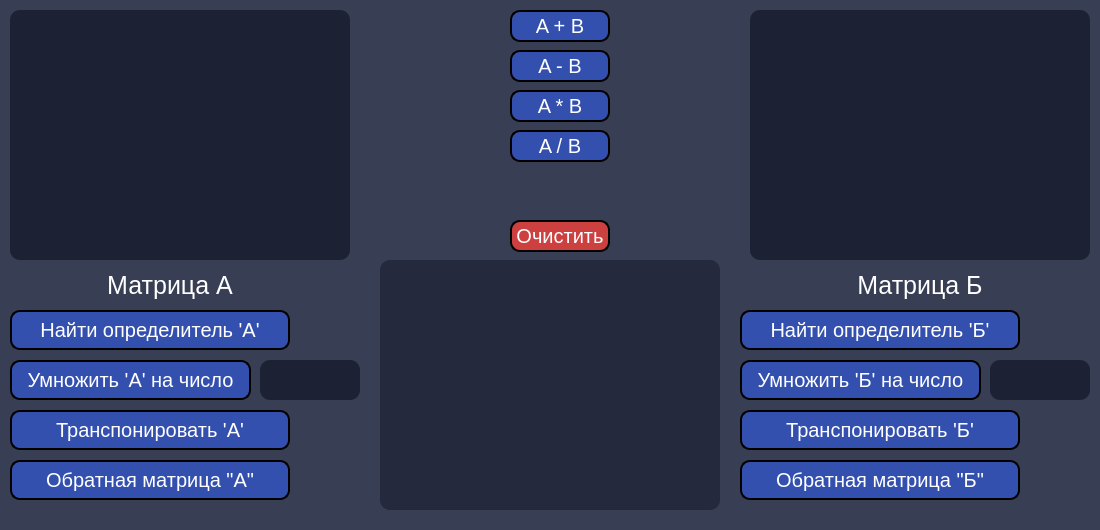
<?xml version="1.0" encoding="UTF-8"?>
<ui version="4.0">
 <class>MainWindow</class>
 <widget class="QMainWindow" name="MainWindow">
  <property name="enabled">
   <bool>true</bool>
  </property>
  <property name="geometry">
   <rect>
    <x>0</x>
    <y>0</y>
    <width>1100</width>
    <height>530</height>
   </rect>
  </property>
  <property name="minimumSize">
   <size>
    <width>1000</width>
    <height>0</height>
   </size>
  </property>
  <property name="font">
   <font>
    <family>Nunito Sans</family>
   </font>
  </property>
  <property name="mouseTracking">
   <bool>false</bool>
  </property>
  <property name="windowTitle">
   <string>Калькулятор Матриц</string>
  </property>
  <property name="windowOpacity">
   <double>1.000000000000000</double>
  </property>
  <property name="styleSheet">
   <string notr="true">background-color: rgb(56, 62, 84);
</string>
  </property>
  <widget class="QWidget" name="centralwidget">
   <widget class="QPlainTextEdit" name="input2">
    <property name="geometry">
     <rect>
      <x>750</x>
      <y>10</y>
      <width>340</width>
      <height>250</height>
     </rect>
    </property>
    <property name="styleSheet">
     <string notr="true">background-color: rgb(28, 33, 52);
	border-radius: 10px;
	font-size: 20px;
	padding: 5px;
	color: #f3f3f3;

</string>
    </property>
    <property name="plainText">
     <string/>
    </property>
    <property name="overwriteMode">
     <bool>false</bool>
    </property>
    <property name="backgroundVisible">
     <bool>false</bool>
    </property>
    <property name="placeholderText">
     <string>Введите матрицу</string>
    </property>
   </widget>
   <widget class="QPlainTextEdit" name="input1">
    <property name="geometry">
     <rect>
      <x>10</x>
      <y>10</y>
      <width>340</width>
      <height>250</height>
     </rect>
    </property>
    <property name="styleSheet">
     <string notr="true">	background-color: rgb(28, 33, 52);
	border-radius: 10px;
	font-size: 20px;
	padding: 5px;
	color: #f3f3f3;</string>
    </property>
    <property name="plainText">
     <string/>
    </property>
    <property name="centerOnScroll">
     <bool>false</bool>
    </property>
    <property name="placeholderText">
     <string>Введите матрицу</string>
    </property>
   </widget>
   <widget class="QPlainTextEdit" name="result">
    <property name="enabled">
     <bool>true</bool>
    </property>
    <property name="geometry">
     <rect>
      <x>380</x>
      <y>260</y>
      <width>340</width>
      <height>250</height>
     </rect>
    </property>
    <property name="styleSheet">
     <string notr="true">	background-color: rgb(36, 41, 61);
	border-radius: 10px;
	font-size: 20px;
	padding: 5px;
	color: #f3f3f3;</string>
    </property>
    <property name="verticalScrollBarPolicy">
     <enum>Qt::ScrollBarAsNeeded</enum>
    </property>
    <property name="readOnly">
     <bool>true</bool>
    </property>
    <property name="plainText">
     <string/>
    </property>
    <property name="cursorWidth">
     <number>1</number>
    </property>
    <property name="backgroundVisible">
     <bool>false</bool>
    </property>
    <property name="centerOnScroll">
     <bool>false</bool>
    </property>
    <property name="placeholderText">
     <string>Результат</string>
    </property>
   </widget>
   <widget class="QPushButton" name="AdditionBtn">
    <property name="geometry">
     <rect>
      <x>510</x>
      <y>10</y>
      <width>100</width>
      <height>32</height>
     </rect>
    </property>
    <property name="styleSheet">
     <string notr="true">QPushButton {
	background-color: rgb(52, 80, 175);
	color: white;
	border-radius: 10px;
	font-size: 20px;
	font-family: &quot;Nunito Sans&quot;, sans-serif;
	border: 2px solid;
}

QPushButton:hover {
	background-color: rgb(26, 44, 105);
	color: white;
	border: 2px solid;
}</string>
    </property>
    <property name="text">
     <string>A + B</string>
    </property>
   </widget>
   <widget class="QPushButton" name="SubtractionBtn">
    <property name="geometry">
     <rect>
      <x>510</x>
      <y>50</y>
      <width>100</width>
      <height>32</height>
     </rect>
    </property>
    <property name="styleSheet">
     <string notr="true">QPushButton {
	background-color: rgb(52, 80, 175);
	color: white;
	border-radius: 10px;
	font-size: 20px;
	font-family: &quot;Nunito Sans&quot;, sans-serif;
	border: 2px solid;
}

QPushButton:hover{
	background-color: rgb(26, 44, 105);
	color: white;
	border: 2px solid;
}</string>
    </property>
    <property name="text">
     <string>A - B</string>
    </property>
   </widget>
   <widget class="QPushButton" name="MultiplyBtn">
    <property name="geometry">
     <rect>
      <x>510</x>
      <y>90</y>
      <width>100</width>
      <height>32</height>
     </rect>
    </property>
    <property name="styleSheet">
     <string notr="true">QPushButton {
	background-color: rgb(52, 80, 175);
	color: white;
	border-radius: 10px;
	font-size: 20px;
	font-family: &quot;Nunito Sans&quot;, sans-serif;
	border: 2px solid;
}

QPushButton:hover{
	background-color: rgb(26, 44, 105);
	color: white;
	border: 2px solid;
}</string>
    </property>
    <property name="text">
     <string>A * B</string>
    </property>
   </widget>
   <widget class="QPushButton" name="DivideBtn">
    <property name="geometry">
     <rect>
      <x>510</x>
      <y>130</y>
      <width>100</width>
      <height>32</height>
     </rect>
    </property>
    <property name="styleSheet">
     <string notr="true">QPushButton {
	background-color: rgb(52, 80, 175);
	color: white;
	border-radius: 10px;
	font-size: 20px;
	font-family: &quot;Nunito Sans&quot;, sans-serif;
	border: 2px solid;
}

QPushButton:hover{
	background-color: rgb(26, 44, 105);
	color: white;
	border: 2px solid;
}</string>
    </property>
    <property name="text">
     <string>A / B</string>
    </property>
   </widget>
   <widget class="QPushButton" name="DeterminantBnt">
    <property name="geometry">
     <rect>
      <x>10</x>
      <y>310</y>
      <width>280</width>
      <height>40</height>
     </rect>
    </property>
    <property name="styleSheet">
     <string notr="true">QPushButton {
	background-color: rgb(52, 80, 175);
	color: white;
	border-radius: 10px;
	font-size: 20px;
	font-family: &quot;Nunito Sans&quot;, sans-serif;
	border: 2px solid;
}

QPushButton:hover{
	background-color: rgb(26, 44, 105);
	color: white;
	border: 2px solid;
}</string>
    </property>
    <property name="text">
     <string>Найти определитель 'А'</string>
    </property>
   </widget>
   <widget class="QPushButton" name="DeterminantBnt2">
    <property name="geometry">
     <rect>
      <x>740</x>
      <y>310</y>
      <width>280</width>
      <height>40</height>
     </rect>
    </property>
    <property name="styleSheet">
     <string notr="true">QPushButton {
	background-color: rgb(52, 80, 175);
	color: white;
	border-radius: 10px;
	font-size: 20px;
	font-family: &quot;Nunito Sans&quot;, sans-serif;
	border: 2px solid;
}

QPushButton:hover{
	background-color: rgb(26, 44, 105);
	color: white;
	border: 2px solid;
}</string>
    </property>
    <property name="text">
     <string>Найти определитель 'Б'</string>
    </property>
   </widget>
   <widget class="QLabel" name="label">
    <property name="geometry">
     <rect>
      <x>-30</x>
      <y>260</y>
      <width>400</width>
      <height>50</height>
     </rect>
    </property>
    <property name="styleSheet">
     <string notr="true">font-size: 25px;
font-family: 'Nunito Sans', serif;
	color: white;

</string>
    </property>
    <property name="text">
     <string>Матрица А</string>
    </property>
    <property name="textFormat">
     <enum>Qt::AutoText</enum>
    </property>
    <property name="scaledContents">
     <bool>false</bool>
    </property>
    <property name="alignment">
     <set>Qt::AlignCenter</set>
    </property>
   </widget>
   <widget class="QLabel" name="label_2">
    <property name="geometry">
     <rect>
      <x>720</x>
      <y>260</y>
      <width>400</width>
      <height>50</height>
     </rect>
    </property>
    <property name="styleSheet">
     <string notr="true">font-size: 25px;
font-family: 'Nunito Sans', serif;
	color: white;

</string>
    </property>
    <property name="text">
     <string>Матрица Б</string>
    </property>
    <property name="textFormat">
     <enum>Qt::AutoText</enum>
    </property>
    <property name="scaledContents">
     <bool>false</bool>
    </property>
    <property name="alignment">
     <set>Qt::AlignCenter</set>
    </property>
   </widget>
   <widget class="QLineEdit" name="intInput">
    <property name="geometry">
     <rect>
      <x>260</x>
      <y>360</y>
      <width>100</width>
      <height>40</height>
     </rect>
    </property>
    <property name="styleSheet">
     <string notr="true">	background-color: rgb(28, 33, 52);
	border-radius: 10px;
	font-size: 20px;
	padding: 5px;
	color: #f3f3f3;</string>
    </property>
    <property name="inputMask">
     <string/>
    </property>
    <property name="text">
     <string/>
    </property>
   </widget>
   <widget class="QPushButton" name="MultiplyToIntBtn2">
    <property name="geometry">
     <rect>
      <x>740</x>
      <y>360</y>
      <width>241</width>
      <height>40</height>
     </rect>
    </property>
    <property name="styleSheet">
     <string notr="true">QPushButton {
	background-color: rgb(52, 80, 175);
	color: white;
	border-radius: 10px;
	font-size: 20px;
	font-family: &quot;Nunito Sans&quot;, sans-serif;
	border: 2px solid;
}

QPushButton:hover{
	background-color: rgb(26, 44, 105);
	color: white;
	border: 2px solid;
}</string>
    </property>
    <property name="text">
     <string>Умножить 'Б' на число</string>
    </property>
   </widget>
   <widget class="QLineEdit" name="intInput2">
    <property name="geometry">
     <rect>
      <x>990</x>
      <y>360</y>
      <width>100</width>
      <height>40</height>
     </rect>
    </property>
    <property name="styleSheet">
     <string notr="true">	background-color: rgb(28, 33, 52);
	border-radius: 10px;
	font-size: 20px;
	padding: 5px;
	color: #f3f3f3;</string>
    </property>
    <property name="text">
     <string/>
    </property>
   </widget>
   <widget class="QPushButton" name="MultiplyToIntBtn">
    <property name="geometry">
     <rect>
      <x>10</x>
      <y>360</y>
      <width>241</width>
      <height>40</height>
     </rect>
    </property>
    <property name="styleSheet">
     <string notr="true">QPushButton {
	background-color: rgb(52, 80, 175);
	color: white;
	border-radius: 10px;
	font-size: 20px;
	font-family: &quot;Nunito Sans&quot;, sans-serif;
	border: 2px solid;
}

QPushButton:hover{
	background-color: rgb(26, 44, 105);
	color: white;
	border: 2px solid;
}</string>
    </property>
    <property name="text">
     <string>Умножить 'А' на число</string>
    </property>
   </widget>
   <widget class="QPushButton" name="TransposeBtn">
    <property name="geometry">
     <rect>
      <x>10</x>
      <y>410</y>
      <width>280</width>
      <height>40</height>
     </rect>
    </property>
    <property name="styleSheet">
     <string notr="true">QPushButton {
	background-color: rgb(52, 80, 175);
	color: white;
	border-radius: 10px;
	font-size: 20px;
	font-family: &quot;Nunito Sans&quot;, sans-serif;
	border: 2px solid;
}

QPushButton:hover{
	background-color: rgb(26, 44, 105);
	color: white;
	border: 2px solid;
}</string>
    </property>
    <property name="text">
     <string>Транспонировать 'А'</string>
    </property>
   </widget>
   <widget class="QPushButton" name="TransposeBtn2">
    <property name="geometry">
     <rect>
      <x>740</x>
      <y>410</y>
      <width>280</width>
      <height>40</height>
     </rect>
    </property>
    <property name="styleSheet">
     <string notr="true">QPushButton {
	background-color: rgb(52, 80, 175);
	color: white;
	border-radius: 10px;
	font-size: 20px;
	font-family: &quot;Nunito Sans&quot;, sans-serif;
	border: 2px solid;
}

QPushButton:hover{
	background-color: rgb(26, 44, 105);
	color: white;
	border: 2px solid;
}</string>
    </property>
    <property name="text">
     <string>Транспонировать 'Б'</string>
    </property>
   </widget>
   <widget class="QPushButton" name="DivideBtn_2">
    <property name="geometry">
     <rect>
      <x>510</x>
      <y>220</y>
      <width>100</width>
      <height>32</height>
     </rect>
    </property>
    <property name="styleSheet">
     <string notr="true">    QPushButton {
        background-color: #cc4040;
        color: white;
        border-radius: 10px;
        font-size: 20px;
        font-family: &quot;Nunito Sans&quot;, sans-serif;
        border: 2px solid;
    }

    QPushButton:hover {
        background-color: #832727;
        color: white;
        border: 2px solid;
    }</string>
    </property>
    <property name="text">
     <string>Очистить</string>
    </property>
   </widget>
   <widget class="QPushButton" name="TransposeBtn_2">
    <property name="geometry">
     <rect>
      <x>10</x>
      <y>460</y>
      <width>280</width>
      <height>40</height>
     </rect>
    </property>
    <property name="styleSheet">
     <string notr="true">QPushButton {
	background-color: rgb(52, 80, 175);
	color: white;
	border-radius: 10px;
	font-size: 20px;
	font-family: &quot;Nunito Sans&quot;, sans-serif;
	border: 2px solid;
}

QPushButton:hover{
	background-color: rgb(26, 44, 105);
	color: white;
	border: 2px solid;
}</string>
    </property>
    <property name="text">
     <string>Обратная матрица &quot;А&quot;</string>
    </property>
   </widget>
   <widget class="QPushButton" name="TransposeBtn_3">
    <property name="geometry">
     <rect>
      <x>740</x>
      <y>460</y>
      <width>280</width>
      <height>40</height>
     </rect>
    </property>
    <property name="styleSheet">
     <string notr="true">QPushButton {
	background-color: rgb(52, 80, 175);
	color: white;
	border-radius: 10px;
	font-size: 20px;
	font-family: &quot;Nunito Sans&quot;, sans-serif;
	border: 2px solid;
}

QPushButton:hover{
	background-color: rgb(26, 44, 105);
	color: white;
	border: 2px solid;
}</string>
    </property>
    <property name="text">
     <string>Обратная матрица &quot;Б&quot;</string>
    </property>
   </widget>
   <zorder>AdditionBtn</zorder>
   <zorder>SubtractionBtn</zorder>
   <zorder>MultiplyBtn</zorder>
   <zorder>DivideBtn</zorder>
   <zorder>DeterminantBnt</zorder>
   <zorder>DeterminantBnt2</zorder>
   <zorder>intInput2</zorder>
   <zorder>MultiplyToIntBtn</zorder>
   <zorder>TransposeBtn</zorder>
   <zorder>TransposeBtn2</zorder>
   <zorder>label_2</zorder>
   <zorder>label</zorder>
   <zorder>input2</zorder>
   <zorder>input1</zorder>
   <zorder>result</zorder>
   <zorder>intInput</zorder>
   <zorder>MultiplyToIntBtn2</zorder>
   <zorder>DivideBtn_2</zorder>
   <zorder>TransposeBtn_2</zorder>
   <zorder>TransposeBtn_3</zorder>
  </widget>
 </widget>
 <resources/>
 <connections/>
</ui>
